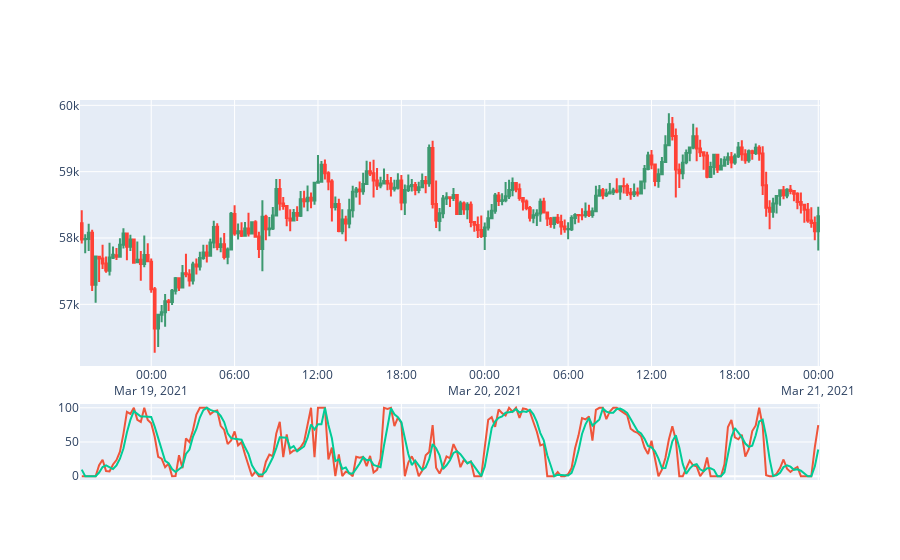

The notebook cell saved with this chart:
### Code cell
fig_001 = go.Figure(
    data=[
        go.Candlestick(
            x=t1.index,
            open=t1["Open"],
            high=t1["High"],
            low=t1["Low"],
            close=t1["Close"],
            name="OHLC",
        ),
        go.Scatter(
            x=t1.index, y=t1['S_RSI_1'], mode="lines", name="RSI", yaxis="y2"
        ),
        go.Scatter(
            x=t1.index, y=t1['D'], mode="lines", name="D%", yaxis="y2"
        ),
    ],
 ).update_layout(
     yaxis_domain=[0.3, 1],
     yaxis2={"domain": [0, 0.20]},
     xaxis_rangeslider_visible=False,
     showlegend=False,
 )

fig_001

### Figure 1 — Plotly figure (JSON) as saved in the notebook; plotly's stock layout.template omitted (floating-point values rounded to 4 significant figures; data arrays with more than 128 entries replaced by an {"elided": "..."} marker saying what was removed)
{"data": [{"close": {"elided": "213 float values"}, "high": {"elided": "213 float values"}, "low": {"elided": "213 float values"}, "name": "OHLC", "open": {"elided": "213 float values"}, "type": "candlestick", "x": {"elided": "213 str values"}}, {"mode": "lines", "name": "RSI", "type": "scatter", "x": {"elided": "213 str values"}, "y": {"elided": "213 float values"}, "yaxis": "y2"}, {"mode": "lines", "name": "D%", "type": "scatter", "x": {"elided": "213 str values"}, "y": {"elided": "213 float values"}, "yaxis": "y2"}], "layout": {"showlegend": false, "xaxis": {"rangeslider": {"visible": false}}, "yaxis": {"domain": [0.3, 1]}, "yaxis2": {"domain": [0, 0.2]}}}
